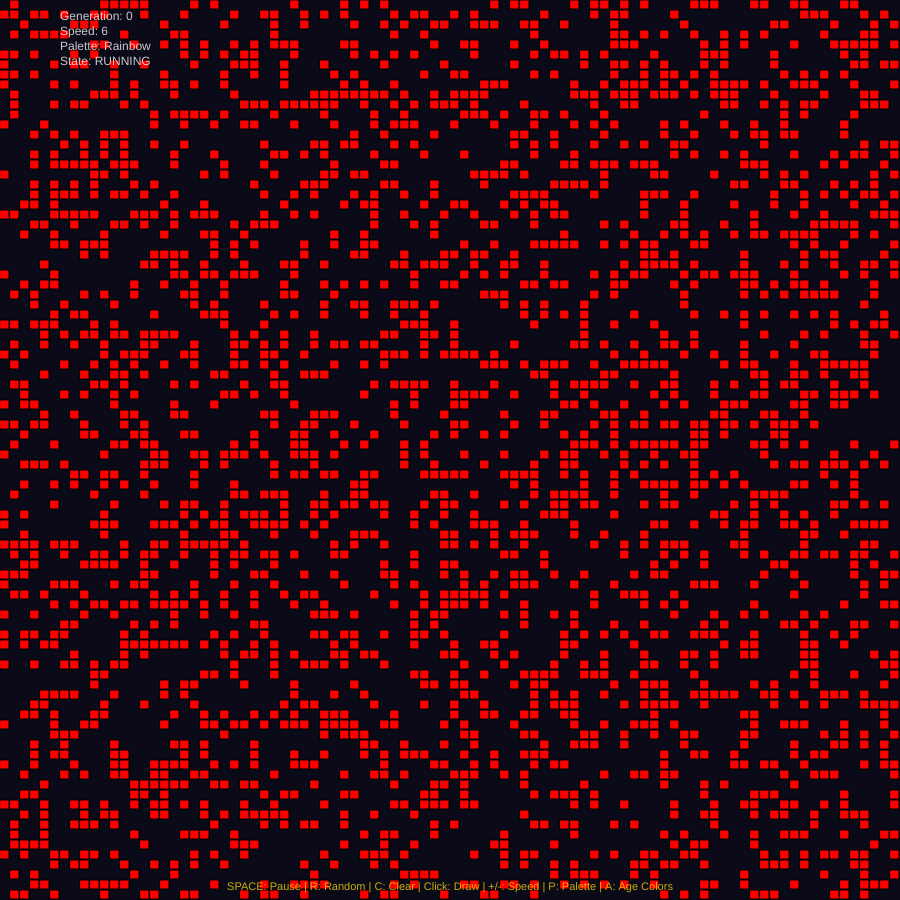
Frame 1 (no input)
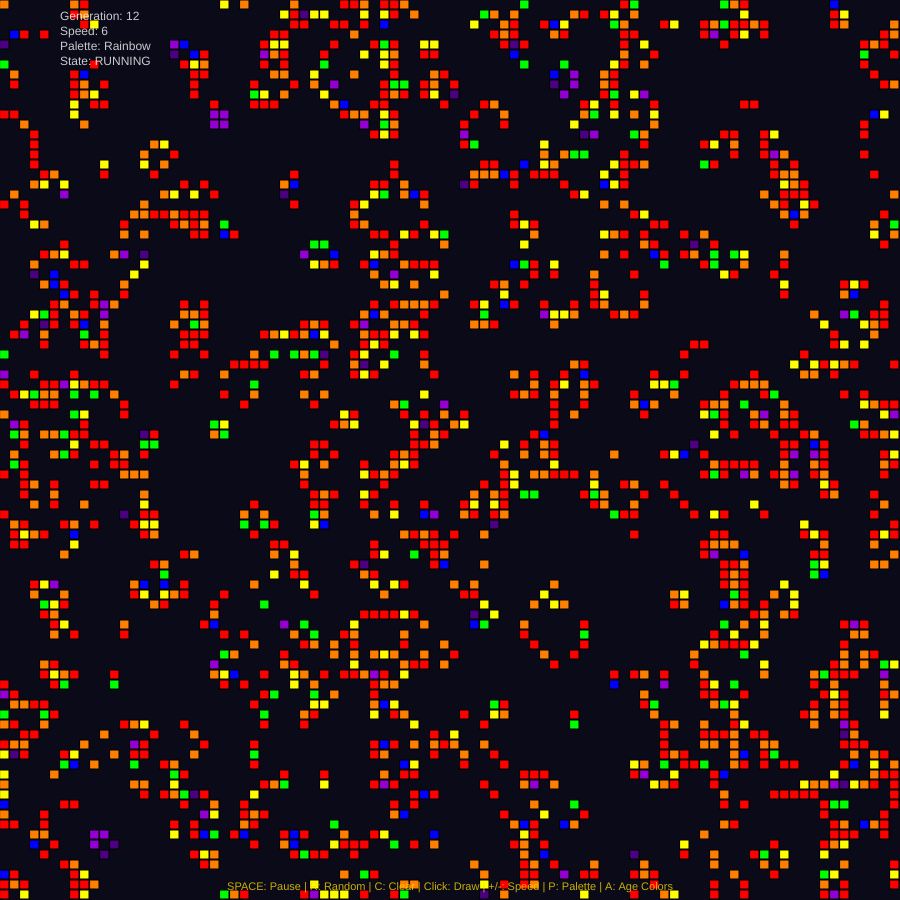
Frame 60 (no input)
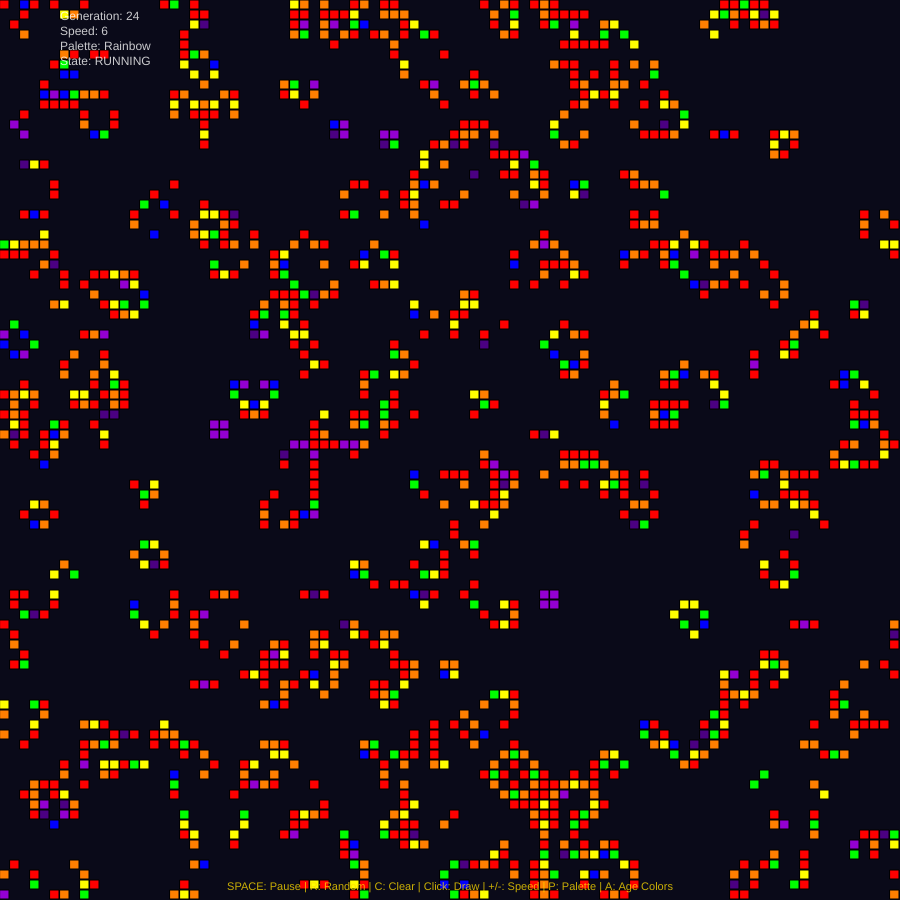
Frame 120 (the mouse pressed at the canvas centre since frame 60)

The p5.js sketch that drew these frames (run headless with seeded random() and noise() and a simulated clock; from frame 60 on, the mouse is pressed at the canvas centre):

// p5.js sketch
// ── sketch.js
// Conway's Game of Life with creative variations
// Creative variation: Cell aging with color gradients and interactive controls

let grid;
let cols, rows;
let resolution = 10; // Size of each cell in pixels
let paused = false;
let speed = 5; // Frames per generation (lower = faster)
let frameCounter = 0;
let generation = 0;
let colorPalette = 0; // Current color palette index
let showAge = true; // Whether to show cell age colors

// Color palettes for cell aging
const palettes = [
  { name: "Rainbow", colors: [[255, 0, 0], [255, 127, 0], [255, 255, 0], [0, 255, 0], [0, 0, 255], [75, 0, 130], [148, 0, 211]] },
  { name: "Ocean", colors: [[0, 20, 40], [0, 50, 100], [0, 100, 150], [0, 150, 200], [50, 200, 255]] },
  { name: "Fire", colors: [[20, 0, 0], [80, 0, 0], [150, 20, 0], [255, 100, 0], [255, 200, 0], [255, 255, 100]] },
  { name: "Forest", colors: [[10, 20, 10], [20, 50, 20], [40, 100, 40], [60, 150, 60], [100, 200, 100]] },
  { name: "Monochrome", colors: [[20, 20, 20], [60, 60, 60], [100, 100, 100], [150, 150, 150], [200, 200, 200], [255, 255, 255]] }
];

function setup() {
  const s = min(windowWidth, windowHeight) * 0.9;
  createCanvas(s, s);
  
  cols = floor(width / resolution);
  rows = floor(height / resolution);
  
  // Initialize grid with Cell objects
  grid = make2DArray(cols, rows);
  for (let i = 0; i < cols; i++) {
    for (let j = 0; j < rows; j++) {
      grid[i][j] = new Cell();
    }
  }
  
  // Start with random pattern
  randomizeGrid();
}

function windowResized() {
  const s = min(windowWidth, windowHeight) * 0.9;
  resizeCanvas(s, s);
  
  // Recalculate grid dimensions
  cols = floor(width / resolution);
  rows = floor(height / resolution);
  
  // Reinitialize grid
  grid = make2DArray(cols, rows);
  for (let i = 0; i < cols; i++) {
    for (let j = 0; j < rows; j++) {
      grid[i][j] = new Cell();
    }
  }
  randomizeGrid();
  redraw();
}

function draw() {
  background(10, 10, 25);
  
  // Draw the grid
  for (let i = 0; i < cols; i++) {
    for (let j = 0; j < rows; j++) {
      let x = i * resolution;
      let y = j * resolution;
      
      if (grid[i][j].alive) {
        // Get color based on cell age
        let cellColor = getCellColor(grid[i][j].age);
        fill(cellColor[0], cellColor[1], cellColor[2]);
        stroke(0);
        strokeWeight(1);
        rect(x, y, resolution - 1, resolution - 1);
      }
    }
  }
  
  // Update generation if not paused
  if (!paused) {
    frameCounter++;
    if (frameCounter >= speed) {
      frameCounter = 0;
      nextGeneration();
    }
  }
  
  // Display info
  displayInfo();
}

// Calculate next generation using Conway's rules
function nextGeneration() {
  let next = make2DArray(cols, rows);
  
  // Create next generation
  for (let i = 0; i < cols; i++) {
    for (let j = 0; j < rows; j++) {
      next[i][j] = new Cell();
      let neighbors = countNeighbors(grid, i, j);
      let state = grid[i][j].alive;
      
      // Conway's Rules:
      // 1. Any live cell with 2-3 neighbors survives
      // 2. Any dead cell with exactly 3 neighbors becomes alive
      // 3. All other cells die or stay dead
      
      if (state && (neighbors === 2 || neighbors === 3)) {
        next[i][j].alive = true;
        next[i][j].age = grid[i][j].age + 1; // Age increases
      } else if (!state && neighbors === 3) {
        next[i][j].alive = true;
        next[i][j].age = 0; // New cell
      } else {
        next[i][j].alive = false;
        next[i][j].age = 0;
      }
    }
  }
  
  grid = next;
  generation++;
}

// Count alive neighbors (8-neighbor Moore neighborhood)
function countNeighbors(grid, x, y) {
  let sum = 0;
  for (let i = -1; i <= 1; i++) {
    for (let j = -1; j <= 1; j++) {
      // Wrap around edges (toroidal topology)
      let col = (x + i + cols) % cols;
      let row = (y + j + rows) % rows;
      sum += grid[col][row].alive ? 1 : 0;
    }
  }
  // Subtract the cell itself
  sum -= grid[x][y].alive ? 1 : 0;
  return sum;
}

// Get color for a cell based on its age
function getCellColor(age) {
  if (!showAge) {
    return [255, 255, 255]; // White if not showing age
  }
  
  let palette = palettes[colorPalette].colors;
  let maxAge = palette.length - 1;
  let colorIndex = min(age, maxAge);
  return palette[colorIndex];
}

// Cell class to track state and age
class Cell {
  constructor() {
    this.alive = false;
    this.age = 0;
  }
}

// Helper function to create 2D array
function make2DArray(cols, rows) {
  let arr = new Array(cols);
  for (let i = 0; i < arr.length; i++) {
    arr[i] = new Array(rows);
  }
  return arr;
}

// Randomize the grid
function randomizeGrid() {
  for (let i = 0; i < cols; i++) {
    for (let j = 0; j < rows; j++) {
      grid[i][j].alive = random(1) < 0.3; // 30% chance of being alive
      grid[i][j].age = 0;
    }
  }
  generation = 0;
}

// Clear the grid
function clearGrid() {
  for (let i = 0; i < cols; i++) {
    for (let j = 0; j < rows; j++) {
      grid[i][j].alive = false;
      grid[i][j].age = 0;
    }
  }
  generation = 0;
}

// Display information
function displayInfo() {
  fill(255, 200);
  noStroke();
  textAlign(LEFT);
  textSize(12);
  
  let infoY = 20;
  text(`Generation: ${generation}`, 60, infoY);
  text(`Speed: ${11 - speed}`, 60, infoY + 15);
  text(`Palette: ${palettes[colorPalette].name}`, 60, infoY + 30);
  text(`State: ${paused ? 'PAUSED' : 'RUNNING'}`, 60, infoY + 45);
  
  // Controls info at bottom
  textAlign(CENTER);
  textSize(11);
  fill(255, 220, 0, 200);
  let bottomY = height - 10;
  text(
    `SPACE: Pause | R: Random | C: Clear | Click: Draw | +/-: Speed | P: Palette | A: Age Colors`,
    width / 2,
    bottomY
  );
}

// Mouse interaction - draw cells
function mousePressed() {
  toggleCell(mouseX, mouseY);
}

function mouseDragged() {
  toggleCell(mouseX, mouseY);
}

function toggleCell(x, y) {
  let i = floor(x / resolution);
  let j = floor(y / resolution);
  
  if (i >= 0 && i < cols && j >= 0 && j < rows) {
    grid[i][j].alive = true;
    grid[i][j].age = 0;
  }
}

// Keyboard controls
function keyPressed() {
  if (key === ' ') {
    // Spacebar: pause/unpause
    paused = !paused;
  } else if (key === 'r' || key === 'R') {
    // R: randomize
    randomizeGrid();
  } else if (key === 'c' || key === 'C') {
    // C: clear
    clearGrid();
  } else if (key === '+' || key === '=') {
    // +: increase speed
    speed = max(1, speed - 1);
  } else if (key === '-' || key === '_') {
    // -: decrease speed
    speed = min(10, speed + 1);
  } else if (key === 'p' || key === 'P') {
    // P: change palette
    colorPalette = (colorPalette + 1) % palettes.length;
  } else if (key === 'a' || key === 'A') {
    // A: toggle age colors
    showAge = !showAge;
  } else if (key === 'n' || key === 'N') {
    // N: next generation (manual step)
    if (paused) {
      nextGeneration();
    }
  }
}

// Common patterns (optional presets)
function glider() {
  clearGrid();
  let startX = floor(cols / 4);
  let startY = floor(rows / 4);
  
  grid[startX][startY + 1].alive = true;
  grid[startX + 1][startY + 2].alive = true;
  grid[startX + 2][startY].alive = true;
  grid[startX + 2][startY + 1].alive = true;
  grid[startX + 2][startY + 2].alive = true;
}

// ── style.css
/* Minimal back button in top-left corner */
.back-btn {
  position: absolute;
  top: 16px;
  left: 16px;
  z-index: 10;
  text-decoration: none;
}
.back-btn svg {
  display: block;
  fill: none;
  stroke: #ffd700;
  transition: stroke 0.2s;
}
.back-btn:hover svg {
  stroke: #ffa500;
}

html,
body {
  margin: 0;
  padding: 0;
  display: grid;
  place-content: center center;
  height: 100vh;
  background: #0f0f23;
}

canvas {
  display: block;
  border: 3px solid #333;
  border-radius: 1em;
}

/* Info panel styling */
.info {
  position: absolute;
  bottom: 20px;
  left: 50%;
  transform: translateX(-50%);
  background: rgba(0, 0, 0, 0.8);
  color: #ffd700;
  padding: 12px 20px;
  border-radius: 8px;
  font-family: 'Courier New', monospace;
  font-size: 14px;
  text-align: center;
  pointer-events: none;
  z-index: 5;
}
